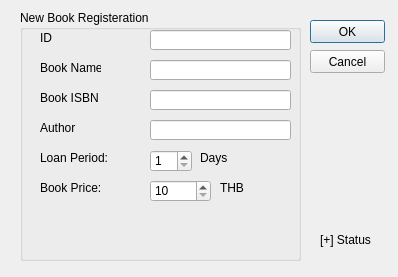
<?xml version="1.0" encoding="UTF-8"?>
<ui version="4.0">
 <class>bookregis</class>
 <widget class="QDialog" name="bookregis">
  <property name="geometry">
   <rect>
    <x>0</x>
    <y>0</y>
    <width>398</width>
    <height>277</height>
   </rect>
  </property>
  <property name="windowTitle">
   <string>Edit Information - LIMA V1.0</string>
  </property>
  <property name="sizeGripEnabled">
   <bool>false</bool>
  </property>
  <widget class="QGroupBox" name="groupBox">
   <property name="enabled">
    <bool>true</bool>
   </property>
   <property name="geometry">
    <rect>
     <x>20</x>
     <y>10</y>
     <width>281</width>
     <height>251</height>
    </rect>
   </property>
   <property name="title">
    <string>New Book Registeration</string>
   </property>
   <widget class="QLabel" name="name_label">
    <property name="geometry">
     <rect>
      <x>20</x>
      <y>50</y>
      <width>61</width>
      <height>16</height>
     </rect>
    </property>
    <property name="text">
     <string>Book Name</string>
    </property>
   </widget>
   <widget class="QLabel" name="id_label">
    <property name="geometry">
     <rect>
      <x>20</x>
      <y>20</y>
      <width>21</width>
      <height>16</height>
     </rect>
    </property>
    <property name="text">
     <string>ID</string>
    </property>
   </widget>
   <widget class="QLabel" name="email_label">
    <property name="geometry">
     <rect>
      <x>20</x>
      <y>80</y>
      <width>61</width>
      <height>16</height>
     </rect>
    </property>
    <property name="text">
     <string>Book ISBN</string>
    </property>
   </widget>
   <widget class="QLabel" name="usern_label">
    <property name="geometry">
     <rect>
      <x>20</x>
      <y>110</y>
      <width>51</width>
      <height>16</height>
     </rect>
    </property>
    <property name="text">
     <string>Author</string>
    </property>
   </widget>
   <widget class="QLineEdit" name="id">
    <property name="enabled">
     <bool>true</bool>
    </property>
    <property name="geometry">
     <rect>
      <x>130</x>
      <y>20</y>
      <width>141</width>
      <height>20</height>
     </rect>
    </property>
   </widget>
   <widget class="QLineEdit" name="name">
    <property name="geometry">
     <rect>
      <x>130</x>
      <y>50</y>
      <width>141</width>
      <height>20</height>
     </rect>
    </property>
    <property name="text">
     <string/>
    </property>
   </widget>
   <widget class="QLineEdit" name="isbn">
    <property name="geometry">
     <rect>
      <x>130</x>
      <y>80</y>
      <width>141</width>
      <height>20</height>
     </rect>
    </property>
   </widget>
   <widget class="QLineEdit" name="author">
    <property name="geometry">
     <rect>
      <x>130</x>
      <y>110</y>
      <width>141</width>
      <height>20</height>
     </rect>
    </property>
   </widget>
   <widget class="QLabel" name="loan_label_2">
    <property name="geometry">
     <rect>
      <x>180</x>
      <y>140</y>
      <width>61</width>
      <height>16</height>
     </rect>
    </property>
    <property name="text">
     <string>Days</string>
    </property>
   </widget>
   <widget class="QLabel" name="loan_label">
    <property name="geometry">
     <rect>
      <x>20</x>
      <y>140</y>
      <width>71</width>
      <height>16</height>
     </rect>
    </property>
    <property name="text">
     <string>Loan Period:</string>
    </property>
   </widget>
   <widget class="QLabel" name="price_label">
    <property name="geometry">
     <rect>
      <x>20</x>
      <y>170</y>
      <width>71</width>
      <height>16</height>
     </rect>
    </property>
    <property name="text">
     <string>Book Price:</string>
    </property>
   </widget>
   <widget class="QLabel" name="price_label_2">
    <property name="geometry">
     <rect>
      <x>200</x>
      <y>170</y>
      <width>51</width>
      <height>16</height>
     </rect>
    </property>
    <property name="text">
     <string>THB</string>
    </property>
   </widget>
   <widget class="QSpinBox" name="loan">
    <property name="geometry">
     <rect>
      <x>130</x>
      <y>140</y>
      <width>42</width>
      <height>22</height>
     </rect>
    </property>
    <property name="minimum">
     <number>1</number>
    </property>
    <property name="maximum">
     <number>731</number>
    </property>
   </widget>
   <widget class="QSpinBox" name="price">
    <property name="geometry">
     <rect>
      <x>130</x>
      <y>170</y>
      <width>61</width>
      <height>22</height>
     </rect>
    </property>
    <property name="accelerated">
     <bool>false</bool>
    </property>
    <property name="minimum">
     <number>10</number>
    </property>
    <property name="maximum">
     <number>10000</number>
    </property>
    <property name="singleStep">
     <number>10</number>
    </property>
   </widget>
  </widget>
  <widget class="QPushButton" name="editok">
   <property name="geometry">
    <rect>
     <x>310</x>
     <y>20</y>
     <width>75</width>
     <height>23</height>
    </rect>
   </property>
   <property name="text">
    <string>OK</string>
   </property>
  </widget>
  <widget class="QPushButton" name="cancel">
   <property name="geometry">
    <rect>
     <x>310</x>
     <y>50</y>
     <width>75</width>
     <height>23</height>
    </rect>
   </property>
   <property name="text">
    <string>Cancel</string>
   </property>
  </widget>
  <widget class="QLabel" name="dbstatus">
   <property name="geometry">
    <rect>
     <x>320</x>
     <y>230</y>
     <width>51</width>
     <height>20</height>
    </rect>
   </property>
   <property name="text">
    <string>[+] Status</string>
   </property>
  </widget>
 </widget>
 <resources/>
 <connections/>
</ui>
